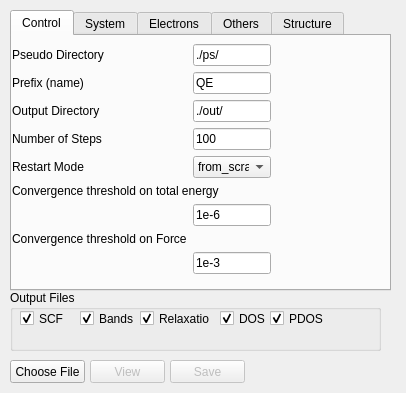
<?xml version="1.0" encoding="UTF-8"?>
<ui version="4.0">
 <class>Form</class>
 <widget class="QWidget" name="Form">
  <property name="geometry">
   <rect>
    <x>0</x>
    <y>0</y>
    <width>406</width>
    <height>393</height>
   </rect>
  </property>
  <property name="windowTitle">
   <string>Form</string>
  </property>
  <widget class="QTabWidget" name="tabWidget">
   <property name="geometry">
    <rect>
     <x>10</x>
     <y>10</y>
     <width>381</width>
     <height>281</height>
    </rect>
   </property>
   <property name="currentIndex">
    <number>0</number>
   </property>
   <widget class="QWidget" name="ControlParameters">
    <attribute name="title">
     <string>Control</string>
    </attribute>
    <widget class="QWidget" name="layoutWidget">
     <property name="geometry">
      <rect>
       <x>0</x>
       <y>8</y>
       <width>259</width>
       <height>242</height>
      </rect>
     </property>
     <layout class="QFormLayout" name="formLayout">
      <item row="0" column="0">
       <widget class="QLabel" name="pseudoLabel">
        <property name="text">
         <string>Pseudo Directory</string>
        </property>
       </widget>
      </item>
      <item row="0" column="1">
       <widget class="QLineEdit" name="pseudo_dir">
        <property name="text">
         <string>./ps/</string>
        </property>
       </widget>
      </item>
      <item row="1" column="0">
       <widget class="QLabel" name="label_3">
        <property name="text">
         <string>Prefix (name)</string>
        </property>
       </widget>
      </item>
      <item row="1" column="1">
       <widget class="QLineEdit" name="prefix">
        <property name="text">
         <string>QE</string>
        </property>
       </widget>
      </item>
      <item row="2" column="0">
       <widget class="QLabel" name="label_4">
        <property name="text">
         <string>Output Directory</string>
        </property>
       </widget>
      </item>
      <item row="2" column="1">
       <widget class="QLineEdit" name="outdir">
        <property name="text">
         <string>./out/</string>
        </property>
       </widget>
      </item>
      <item row="3" column="0">
       <widget class="QLabel" name="label_5">
        <property name="text">
         <string>Number of Steps</string>
        </property>
       </widget>
      </item>
      <item row="3" column="1">
       <widget class="QLineEdit" name="nstep">
        <property name="text">
         <string>100</string>
        </property>
       </widget>
      </item>
      <item row="4" column="0">
       <widget class="QLabel" name="label_6">
        <property name="text">
         <string>Restart Mode</string>
        </property>
       </widget>
      </item>
      <item row="4" column="1">
       <widget class="QComboBox" name="restart_mode">
        <item>
         <property name="text">
          <string>from_scratch</string>
         </property>
        </item>
        <item>
         <property name="text">
          <string>restart</string>
         </property>
        </item>
       </widget>
      </item>
      <item row="5" column="0" colspan="2">
       <widget class="QLabel" name="label_7">
        <property name="text">
         <string>Convergence threshold on total energy</string>
        </property>
       </widget>
      </item>
      <item row="6" column="1">
       <widget class="QLineEdit" name="etot_conv_thr">
        <property name="text">
         <string>1e-6</string>
        </property>
       </widget>
      </item>
      <item row="7" column="0">
       <widget class="QLabel" name="label_8">
        <property name="text">
         <string>Convergence threshold on Force</string>
        </property>
       </widget>
      </item>
      <item row="8" column="1">
       <widget class="QLineEdit" name="forc_conv_thr">
        <property name="text">
         <string>1e-3</string>
        </property>
       </widget>
      </item>
     </layout>
    </widget>
   </widget>
   <widget class="QWidget" name="tab_2">
    <attribute name="title">
     <string>System</string>
    </attribute>
    <widget class="QWidget" name="layoutWidget">
     <property name="geometry">
      <rect>
       <x>10</x>
       <y>12</y>
       <width>339</width>
       <height>248</height>
      </rect>
     </property>
     <layout class="QFormLayout" name="formLayout_2">
      <item row="0" column="0">
       <widget class="QLabel" name="label_9">
        <property name="text">
         <string>Number of Atoms</string>
        </property>
       </widget>
      </item>
      <item row="1" column="0">
       <widget class="QLabel" name="label_10">
        <property name="text">
         <string>Number of Atom Types</string>
        </property>
       </widget>
      </item>
      <item row="1" column="1">
       <widget class="QLineEdit" name="ntyp">
        <property name="text">
         <string>1</string>
        </property>
       </widget>
      </item>
      <item row="2" column="0">
       <widget class="QLabel" name="label_11">
        <property name="text">
         <string> kinetic energy cutoff for wavefunctions(Ry)</string>
        </property>
       </widget>
      </item>
      <item row="2" column="1">
       <widget class="QLineEdit" name="ecutwfc">
        <property name="text">
         <string>30</string>
        </property>
       </widget>
      </item>
      <item row="3" column="0">
       <widget class="QLabel" name="label_12">
        <property name="text">
         <string>Kinetic energy cutoff for charge density (Ry)</string>
        </property>
       </widget>
      </item>
      <item row="3" column="1">
       <widget class="QLineEdit" name="ecutrho">
        <property name="text">
         <string>120</string>
        </property>
       </widget>
      </item>
      <item row="4" column="0">
       <widget class="QLabel" name="label_13">
        <property name="text">
         <string>Input DFT</string>
        </property>
       </widget>
      </item>
      <item row="4" column="1">
       <widget class="QLineEdit" name="input_dft">
        <property name="text">
         <string>PBE</string>
        </property>
       </widget>
      </item>
      <item row="5" column="0">
       <widget class="QLabel" name="label_14">
        <property name="text">
         <string>Occupations</string>
        </property>
       </widget>
      </item>
      <item row="5" column="1">
       <widget class="QComboBox" name="occupations">
        <item>
         <property name="text">
          <string>smearing</string>
         </property>
        </item>
        <item>
         <property name="text">
          <string>tetrahedra</string>
         </property>
        </item>
        <item>
         <property name="text">
          <string>fixed</string>
         </property>
        </item>
       </widget>
      </item>
      <item row="0" column="1">
       <widget class="QLineEdit" name="nat">
        <property name="text">
         <string>1</string>
        </property>
       </widget>
      </item>
      <item row="6" column="0">
       <widget class="QLabel" name="label_15">
        <property name="text">
         <string>Smearing</string>
        </property>
       </widget>
      </item>
      <item row="7" column="0">
       <widget class="QLabel" name="label_16">
        <property name="text">
         <string>Degauss Value (Ry)</string>
        </property>
       </widget>
      </item>
      <item row="7" column="1">
       <widget class="QLineEdit" name="degauss">
        <property name="text">
         <string>0.0012</string>
        </property>
       </widget>
      </item>
      <item row="6" column="1">
       <widget class="QComboBox" name="smearing">
        <item>
         <property name="text">
          <string>gaussian</string>
         </property>
        </item>
        <item>
         <property name="text">
          <string>methfessel-paxton</string>
         </property>
        </item>
        <item>
         <property name="text">
          <string>marzari-vanderbilt</string>
         </property>
        </item>
        <item>
         <property name="text">
          <string>fermi-dirac</string>
         </property>
        </item>
       </widget>
      </item>
     </layout>
    </widget>
   </widget>
   <widget class="QWidget" name="tab_5">
    <attribute name="title">
     <string>Electrons</string>
    </attribute>
    <widget class="QWidget" name="layoutWidget_4">
     <property name="geometry">
      <rect>
       <x>10</x>
       <y>12</y>
       <width>329</width>
       <height>201</height>
      </rect>
     </property>
     <layout class="QFormLayout" name="formLayout_5">
      <item row="0" column="0">
       <widget class="QLabel" name="label_33">
        <property name="text">
         <string>Diagonalization</string>
        </property>
       </widget>
      </item>
      <item row="0" column="1">
       <widget class="QComboBox" name="diagonalization">
        <item>
         <property name="text">
          <string>david</string>
         </property>
        </item>
        <item>
         <property name="text">
          <string>cg</string>
         </property>
        </item>
       </widget>
      </item>
      <item row="1" column="0">
       <widget class="QLabel" name="label_34">
        <property name="text">
         <string>Mixing Mode</string>
        </property>
       </widget>
      </item>
      <item row="1" column="1">
       <widget class="QComboBox" name="mixing_mode">
        <item>
         <property name="text">
          <string>plain</string>
         </property>
        </item>
        <item>
         <property name="text">
          <string>TF</string>
         </property>
        </item>
        <item>
         <property name="text">
          <string>local-TF</string>
         </property>
        </item>
       </widget>
      </item>
      <item row="3" column="0">
       <widget class="QLabel" name="label_35">
        <property name="text">
         <string>Convergence threshold for selfconsistency</string>
        </property>
       </widget>
      </item>
      <item row="3" column="1">
       <widget class="QLineEdit" name="conv_thr">
        <property name="text">
         <string>1e-6</string>
        </property>
       </widget>
      </item>
      <item row="4" column="0">
       <widget class="QLabel" name="label_36">
        <property name="text">
         <string>maximum number of iterations</string>
        </property>
       </widget>
      </item>
      <item row="4" column="1">
       <widget class="QLineEdit" name="electron_maxstep">
        <property name="text">
         <string>50</string>
        </property>
       </widget>
      </item>
      <item row="5" column="0">
       <widget class="QLabel" name="label_37">
        <property name="text">
         <string>SCF Must Converge</string>
        </property>
       </widget>
      </item>
      <item row="5" column="1">
       <widget class="QComboBox" name="scf_must_converge">
        <item>
         <property name="text">
          <string>false</string>
         </property>
        </item>
        <item>
         <property name="text">
          <string>true</string>
         </property>
        </item>
       </widget>
      </item>
      <item row="2" column="0">
       <widget class="QLabel" name="label_44">
        <property name="text">
         <string>Mixing Mode</string>
        </property>
       </widget>
      </item>
      <item row="2" column="1">
       <widget class="QLineEdit" name="mixing_beta">
        <property name="text">
         <string>0.7</string>
        </property>
       </widget>
      </item>
     </layout>
    </widget>
   </widget>
   <widget class="QWidget" name="tab_6">
    <attribute name="title">
     <string>Others</string>
    </attribute>
    <widget class="QWidget" name="layoutWidget_5">
     <property name="geometry">
      <rect>
       <x>0</x>
       <y>2</y>
       <width>315</width>
       <height>231</height>
      </rect>
     </property>
     <layout class="QFormLayout" name="formLayout_6">
      <item row="0" column="0">
       <widget class="QLabel" name="label_38">
        <property name="text">
         <string>Type of ionic dynamics</string>
        </property>
       </widget>
      </item>
      <item row="0" column="1">
       <widget class="QComboBox" name="ion_dynamics">
        <item>
         <property name="text">
          <string>bfgs</string>
         </property>
        </item>
        <item>
         <property name="text">
          <string>damp</string>
         </property>
        </item>
       </widget>
      </item>
      <item row="1" column="0">
       <widget class="QLabel" name="label_39">
        <property name="text">
         <string>Type of dynamics for the cell</string>
        </property>
       </widget>
      </item>
      <item row="1" column="1">
       <widget class="QComboBox" name="cell_dynamics">
        <item>
         <property name="text">
          <string>bfgs</string>
         </property>
        </item>
        <item>
         <property name="text">
          <string>none</string>
         </property>
        </item>
        <item>
         <property name="text">
          <string>sd</string>
         </property>
        </item>
        <item>
         <property name="text">
          <string>damp-pr</string>
         </property>
        </item>
        <item>
         <property name="text">
          <string>damp-w</string>
         </property>
        </item>
       </widget>
      </item>
      <item row="2" column="0">
       <widget class="QLabel" name="label_40">
        <property name="text">
         <string>Cell Factor</string>
        </property>
       </widget>
      </item>
      <item row="2" column="1">
       <widget class="QLineEdit" name="cell_factor">
        <property name="text">
         <string>5</string>
        </property>
       </widget>
      </item>
      <item row="3" column="0">
       <widget class="QLabel" name="label_41">
        <property name="text">
         <string>KPoints</string>
        </property>
       </widget>
      </item>
      <item row="4" column="0">
       <widget class="QLabel" name="label_45">
        <property name="text">
         <string>KPoints for BandGap</string>
        </property>
       </widget>
      </item>
      <item row="4" column="1">
       <widget class="QPlainTextEdit" name="kpointsBand">
        <property name="plainText">
         <string>5
0.0 0.0 0.0 10
0.5 0.0 0.0 10
0.5 0.5 0.0 10
0.0 0.5 0.0 10
0.0 0.0 0.0 10</string>
        </property>
       </widget>
      </item>
      <item row="3" column="1">
       <widget class="QLineEdit" name="kpoints">
        <property name="text">
         <string>1 1 1 0 0 0</string>
        </property>
       </widget>
      </item>
     </layout>
    </widget>
   </widget>
   <widget class="QWidget" name="tab_7">
    <attribute name="title">
     <string>Structure</string>
    </attribute>
    <widget class="QPlainTextEdit" name="cellparameters">
     <property name="geometry">
      <rect>
       <x>10</x>
       <y>20</y>
       <width>341</width>
       <height>51</height>
      </rect>
     </property>
    </widget>
    <widget class="QPlainTextEdit" name="positions">
     <property name="geometry">
      <rect>
       <x>10</x>
       <y>100</y>
       <width>341</width>
       <height>151</height>
      </rect>
     </property>
    </widget>
    <widget class="QLabel" name="label_42">
     <property name="geometry">
      <rect>
       <x>10</x>
       <y>0</y>
       <width>161</width>
       <height>20</height>
      </rect>
     </property>
     <property name="text">
      <string>Cell Parameters (Angstrom)</string>
     </property>
    </widget>
    <widget class="QLabel" name="label_43">
     <property name="geometry">
      <rect>
       <x>10</x>
       <y>80</y>
       <width>121</width>
       <height>20</height>
      </rect>
     </property>
     <property name="text">
      <string>Positions (Fractional)</string>
     </property>
    </widget>
   </widget>
  </widget>
  <widget class="QPushButton" name="chooseFileBtn">
   <property name="geometry">
    <rect>
     <x>10</x>
     <y>360</y>
     <width>75</width>
     <height>23</height>
    </rect>
   </property>
   <property name="text">
    <string>Choose File</string>
   </property>
  </widget>
  <widget class="QPushButton" name="viewBtn">
   <property name="enabled">
    <bool>false</bool>
   </property>
   <property name="geometry">
    <rect>
     <x>90</x>
     <y>360</y>
     <width>75</width>
     <height>23</height>
    </rect>
   </property>
   <property name="text">
    <string>View</string>
   </property>
  </widget>
  <widget class="QPushButton" name="saveBtn">
   <property name="enabled">
    <bool>false</bool>
   </property>
   <property name="geometry">
    <rect>
     <x>170</x>
     <y>360</y>
     <width>75</width>
     <height>23</height>
    </rect>
   </property>
   <property name="text">
    <string>Save</string>
   </property>
  </widget>
  <widget class="QGroupBox" name="groupBox">
   <property name="geometry">
    <rect>
     <x>10</x>
     <y>290</y>
     <width>371</width>
     <height>61</height>
    </rect>
   </property>
   <property name="title">
    <string>Output Files</string>
   </property>
   <widget class="QCheckBox" name="scfFile">
    <property name="geometry">
     <rect>
      <x>10</x>
      <y>20</y>
      <width>70</width>
      <height>17</height>
     </rect>
    </property>
    <property name="text">
     <string>SCF</string>
    </property>
    <property name="checked">
     <bool>true</bool>
    </property>
   </widget>
   <widget class="QCheckBox" name="bandsFile">
    <property name="geometry">
     <rect>
      <x>70</x>
      <y>20</y>
      <width>70</width>
      <height>17</height>
     </rect>
    </property>
    <property name="text">
     <string>Bands</string>
    </property>
    <property name="checked">
     <bool>true</bool>
    </property>
   </widget>
   <widget class="QCheckBox" name="relaxationFile">
    <property name="geometry">
     <rect>
      <x>130</x>
      <y>20</y>
      <width>70</width>
      <height>17</height>
     </rect>
    </property>
    <property name="text">
     <string>Relaxation</string>
    </property>
    <property name="checked">
     <bool>true</bool>
    </property>
   </widget>
   <widget class="QCheckBox" name="dosFile">
    <property name="geometry">
     <rect>
      <x>210</x>
      <y>20</y>
      <width>70</width>
      <height>17</height>
     </rect>
    </property>
    <property name="text">
     <string>DOS</string>
    </property>
    <property name="checked">
     <bool>true</bool>
    </property>
   </widget>
   <widget class="QCheckBox" name="pdosFile">
    <property name="geometry">
     <rect>
      <x>260</x>
      <y>20</y>
      <width>70</width>
      <height>17</height>
     </rect>
    </property>
    <property name="text">
     <string>PDOS</string>
    </property>
    <property name="checked">
     <bool>true</bool>
    </property>
   </widget>
  </widget>
 </widget>
 <resources/>
 <connections/>
</ui>
